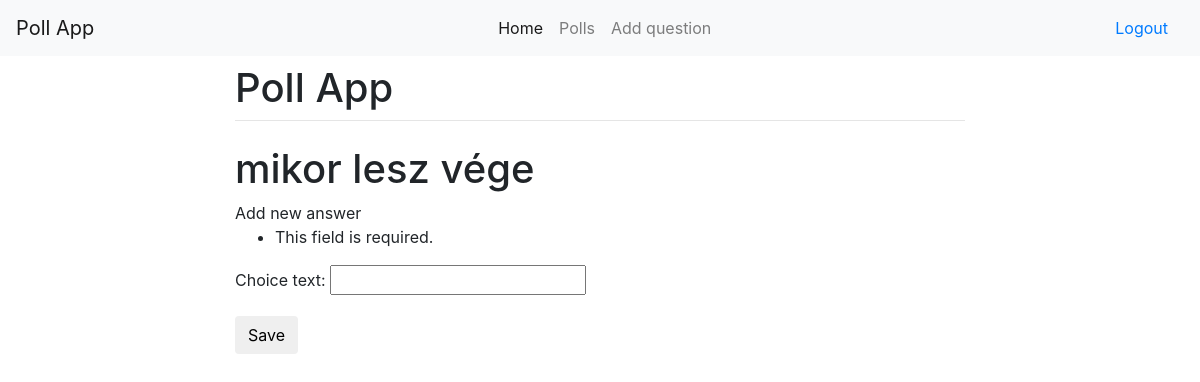
Before: /polls/16/addanswer/ (signed in) with the older database file.
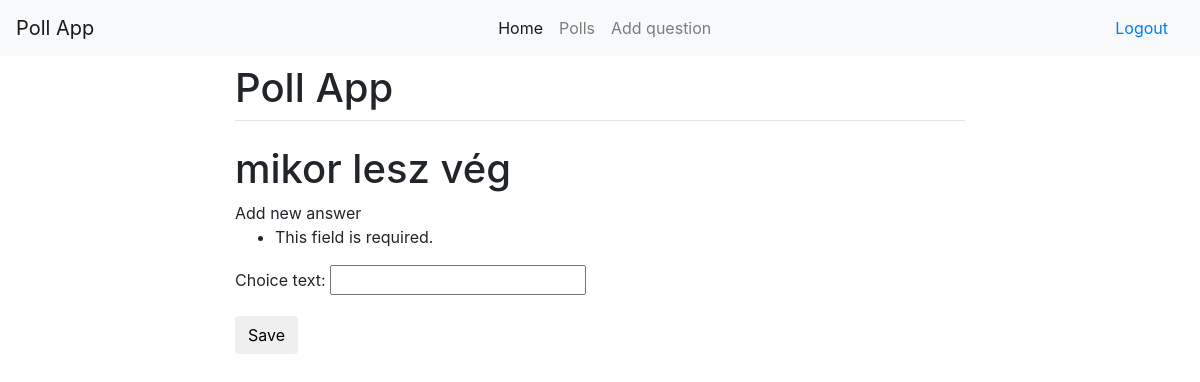
After: the same page with the newer database file.
### polls/models.py (models this page shows, shortened)
class Question(models.Model):
    owner = models.ForeignKey(User, on_delete=models.CASCADE, default=1)
    question_text = models.CharField(max_length=200)
    pub_date = models.DateTimeField(editable=False, auto_now_add=True)

### polls/views.py (the view, shortened to what this page needs)
# urls.py: path('<int:question_id>/addanswer/', views.addanswer, name='addanswer'),
@login_required
def addanswer(request, question_id):
        question = get_object_or_404(Question, id=question_id)
        if request.user != question.owner:
           return redirect('/')
        form = PollAnswerForm(request.GET)
        if request.method == "POST":
            form = PollAnswerForm(request.POST or None)
        return render(request, 'polls/addanswer.html', {'form': form, 'question':question})

### polls/forms.py
class PollAnswerForm(forms.ModelForm):
    class Meta:
        model = Choice
        fields = ["choice_text"]

### polls/templates/polls/addanswer.html (shortened to what this page needs)
{% extends 'base.html' %}
{% block content %}
    <div class="container">
      <div class="row justify-content-center">
        <div class="col-8">
          <h1 class="mt-2">Poll App</h1>
          <hr class="mt-0 mb-4">
<h1>{{ question.question_text }}</h1>
<h3></h3>Add new answer</h3>
<form   method="post" class="form">
    {{ form.as_p }}
    <button type="submit" class="save btn btn-default">Save</button>
</form>
</div>
</div>
</div>
{% endblock %}

Changed rows visible on the page:
changed Question: question_text "mikor lesz vége" → "mikor lesz vég"
